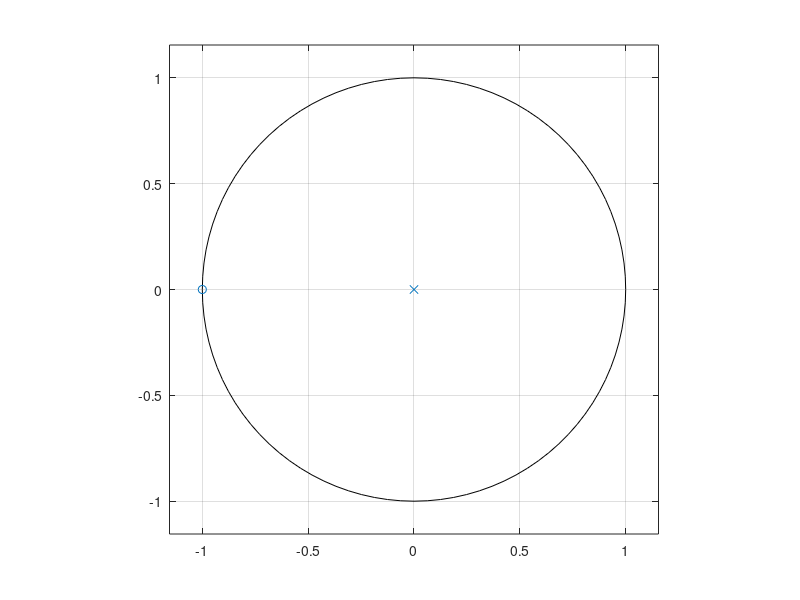
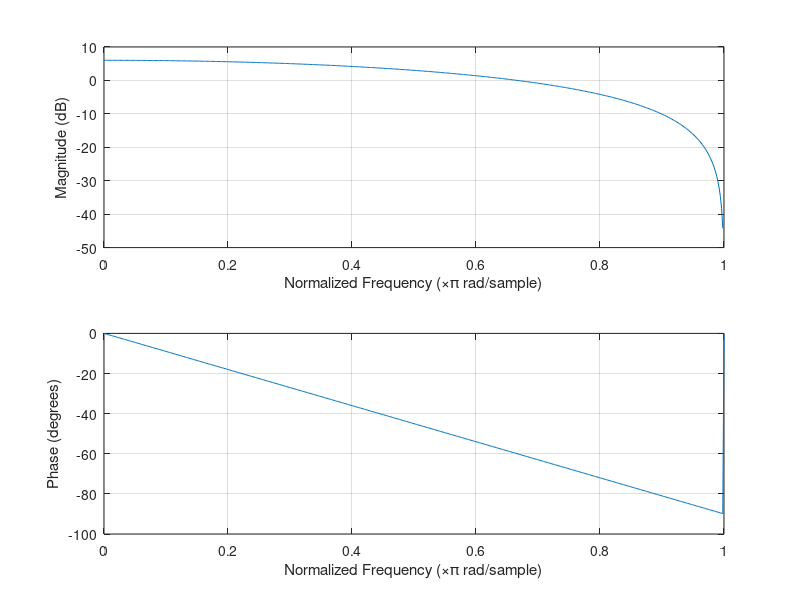
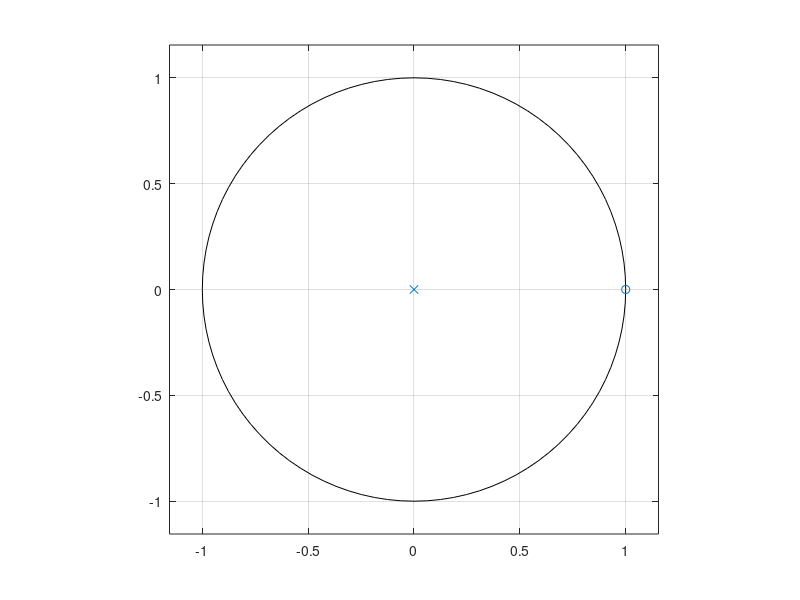
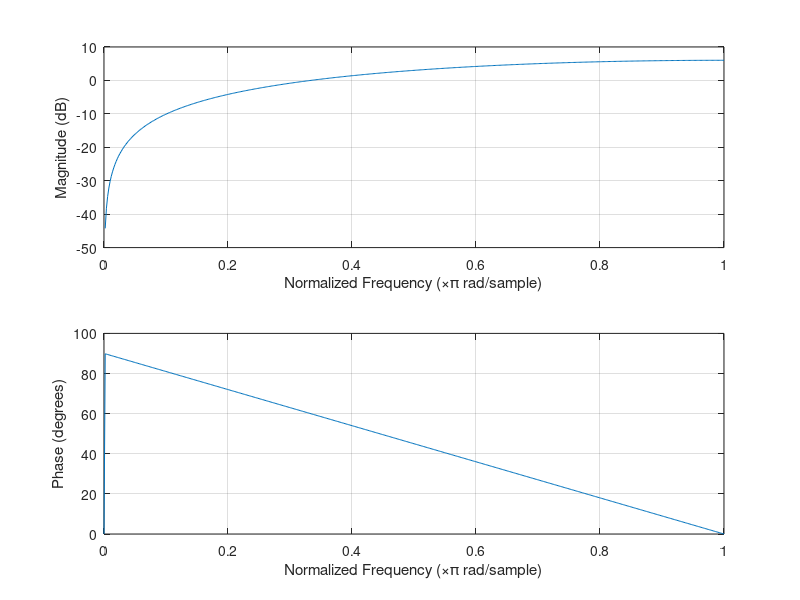

MATLAB code to generate these figures, in order: (Note: this script raises an error after producing the figures.)
% Exercise 1.1
clear all;
clc
close all;

%% Filter of order 3
zero3 = roots([1,1,1,1]);
pole3 = roots([1,0,0,0]);

%% Filter of order 5
zero5 = roots([1,1,1,1,1,1]);
pole5 = roots([1,0,0,0,0,0]);

%% Plot zplane
% First for order 3
figure(1);
zplane(zero3,pole3)
figure(2);
B3 = poly(zero3);
A3 = poly(pole3);
freqz(B3, A3);
% Then for order 5
figure(3);
zplane(zero5,pole5);
figure(4);
B5 = poly(zero5);
A5 = poly(pole5);
freqz(B5, A5);

%% Moving average order 3
close all;
zero3 = roots(1/(3+1)*[1,1,1,1]);
pole3 = roots([1,0,0,0]);

%% Moving average order 5
zero5 = roots(1/(5+1)*[1,1,1,1,1,1]);
pole5 = roots([1,0,0,0,0,0]);

%% Plot zplane
% First for order 3
figure(1);
zplane(zero3,pole3)
figure(2);
B3 = poly(zero3);
A3 = poly(pole3);
freqz(B3, A3);
% Then for order 5
figure(3);
zplane(zero5,pole5);
figure(4);
B5 = poly(zero5);
A5 = poly(pole5);
freqz(B5, A5);
% Interchange poles and zeros

%% Place zeros
zero = [exp(j*0.1*pi) exp(-j*0.1*pi) exp(j*0.1*pi) exp(-j*0.1*pi)]';
B = poly(zero);
A = 1;
figure(1);
zplane(zero);
figure(2);
freqz(B, A);

%% Place poles with a distance R
R = 0.99;
pole = R*zero;
A = poly(pole);
figure(3);
zplane(zero,pole);
figure(4);
freqz(B, A);

%% Exercise 1.2
% Clear variables and command window
%clear all;
clc;
close all;
%% sample frequency used for filtering of sinusoid
fs = 1000;
%%
% For lowpass set zero = -1 and pole = 0;
zero = -1;
pole = 0;
A_low = poly(pole);
B_low = poly(zero);
% Plot the zplane and frequency
figure(1);
zplane(zero,pole);
figure(2);
freqz(B_low, A_low);
% For highpass set zero = 1 and pole = 0;
zero = 1;
pole = 0;
A_high = poly(pole);
B_high = poly(zero);
% Plot the zplane and frequency
figure(3);
zplane(zero,pole);
figure(4);
freqz(B_high, A_high);
% Choose to put poles and zeros on top of each other or same distance from
% the unit circle
r = 1.1;
q = 1/r;
order=5;
phi=(0:1/order:1-1/order)*2*pi;
zero5=r*exp(1i*phi);
pole5=q*exp(1i*phi);
A_allpass = poly(pole5);
B_allpass = poly(zero5);
% Plot the zplane and frequency
figure(5);
zplane(zero5',pole5');
figure(6);
freqz(B_allpass, A_allpass);
ylim([-20 5]);

%% Create sinusoid:
f = 20;
%create a sinusoid with frequency of 20 Hz
[t, sinusoid] = generate_sinusoid(1,f,0,fs,1);
% Lowpass filter sinusoid
sinusoid_low = real(filter(B_low,A_low,sinusoid));
% Plot the alpass filtered sinusoid
figure(1);
plot(t,sinusoid,'r');
hold on;
plot(t,sinusoid_low,'b');
legend('Signal','Filtered signal');
hold off;
xlim([0 1/f*4]);

% Highpass filter sinusoid
sinusoid_high = real(filter(B_high,A_high,sinusoid));
% Plot the alpass filtered sinusoid
figure(2);
plot(t,sinusoid,'r');
hold on;
plot(t,sinusoid_high,'b');
legend('Signal','Filtered signal');
hold off;
xlim([0 1/f*4]);

% Allpass filter sinusoid
sinusoid_allpass = real(filter(B_allpass,A_allpass,sinusoid));
% Plot the alpass filtered sinusoid
figure(3);
plot(t,sinusoid,'r');
hold on;
plot(t,sinusoid_allpass,'b');
legend('Signal','Filtered signal');
hold off;
xlim([0 1/f*4]);
%% Read sound file
filename = 'x.wav';
[soundsignal, fs] = audioread(filename);
dur = length(soundsignal)/fs;
t = 0:1/fs:dur-1/fs;
% Play the sound file
sound(soundsignal,fs);
pause(dur);


%% Filter soundsignal
%NOTE: the filter are the same, since they scale with the sampling
%frequency!
% Lowpass filter soundsignal
soundsignal_low = real(filter(B_low,A_low,soundsignal));
% Plot the alpass filtered soundsignal
figure(1);
plot(t,soundsignal_low,'b');
hold on;
plot(t,soundsignal,'r');
legend('Filtered signal','Signal');
hold off;
xlim([0 dur]);

% Highpass filter soundsignal
soundsignal_high = real(filter(B_high,A_high,soundsignal));
% Plot the alpass filtered soundsignal
figure(2);
plot(t,soundsignal,'r');
hold on;
plot(t,soundsignal_high,'b');
legend('Signal','Filtered signal');
hold off;
xlim([0 dur]);

% Allpass filter soundsignal
soundsignal_allpass = real(filter(B_allpass,A_allpass,soundsignal));
% Plot the alpass filtered soundsignal
figure(3);
plot(t,soundsignal_allpass,'b');
hold on;
plot(t,soundsignal,'r');
legend('Filtered signal','Signal');
hold off;
xlim([0 dur]);

%% Play the lowpass filtered soundsignal
sound(soundsignal_low,fs);
pause(dur);

%% Play the highpass filtered soundsignal
sound(soundsignal_high,fs);
pause(dur);

%% Play the allpass filtered soundsignal
sound(soundsignal_allpass,fs);
pause(dur);
